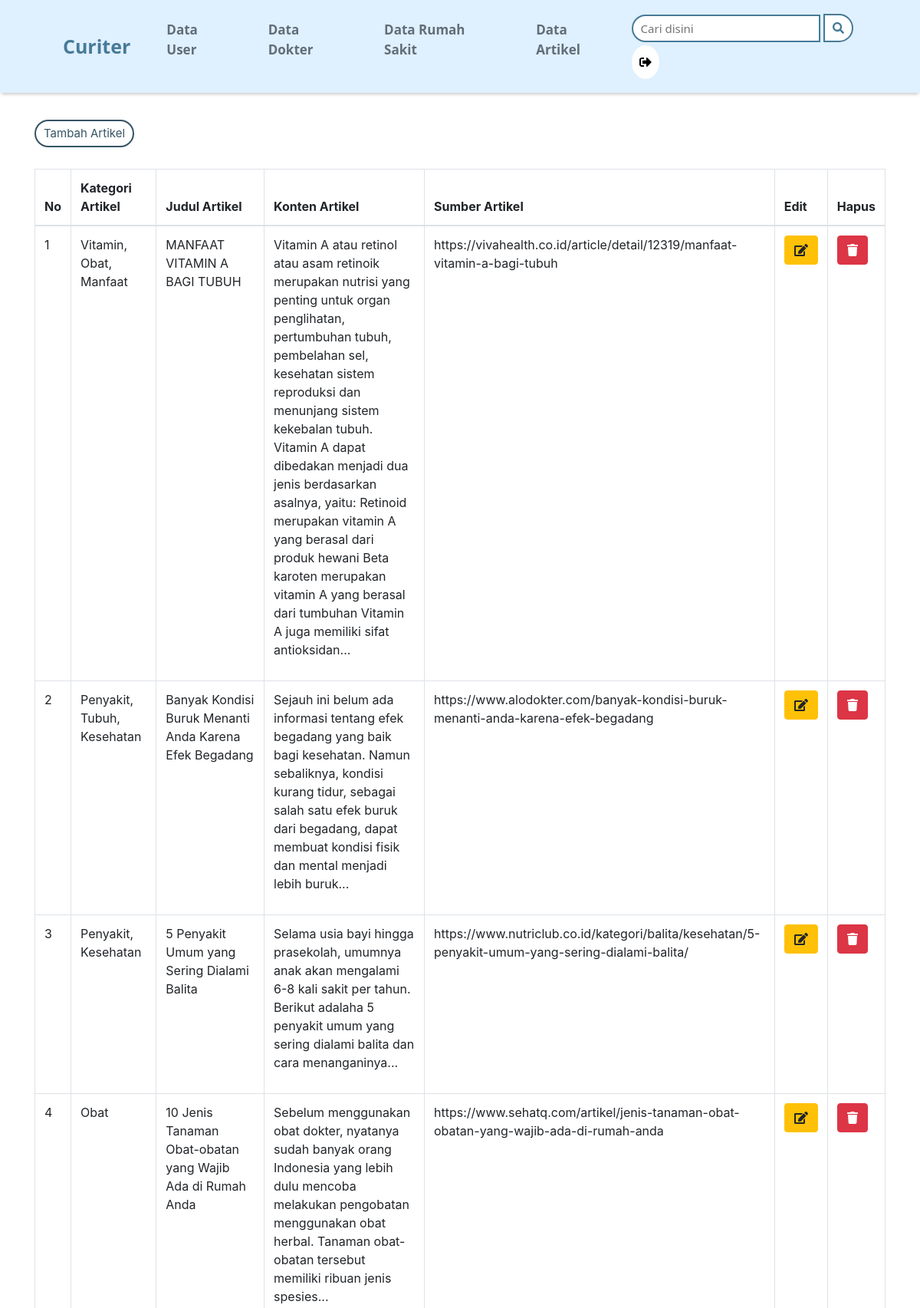
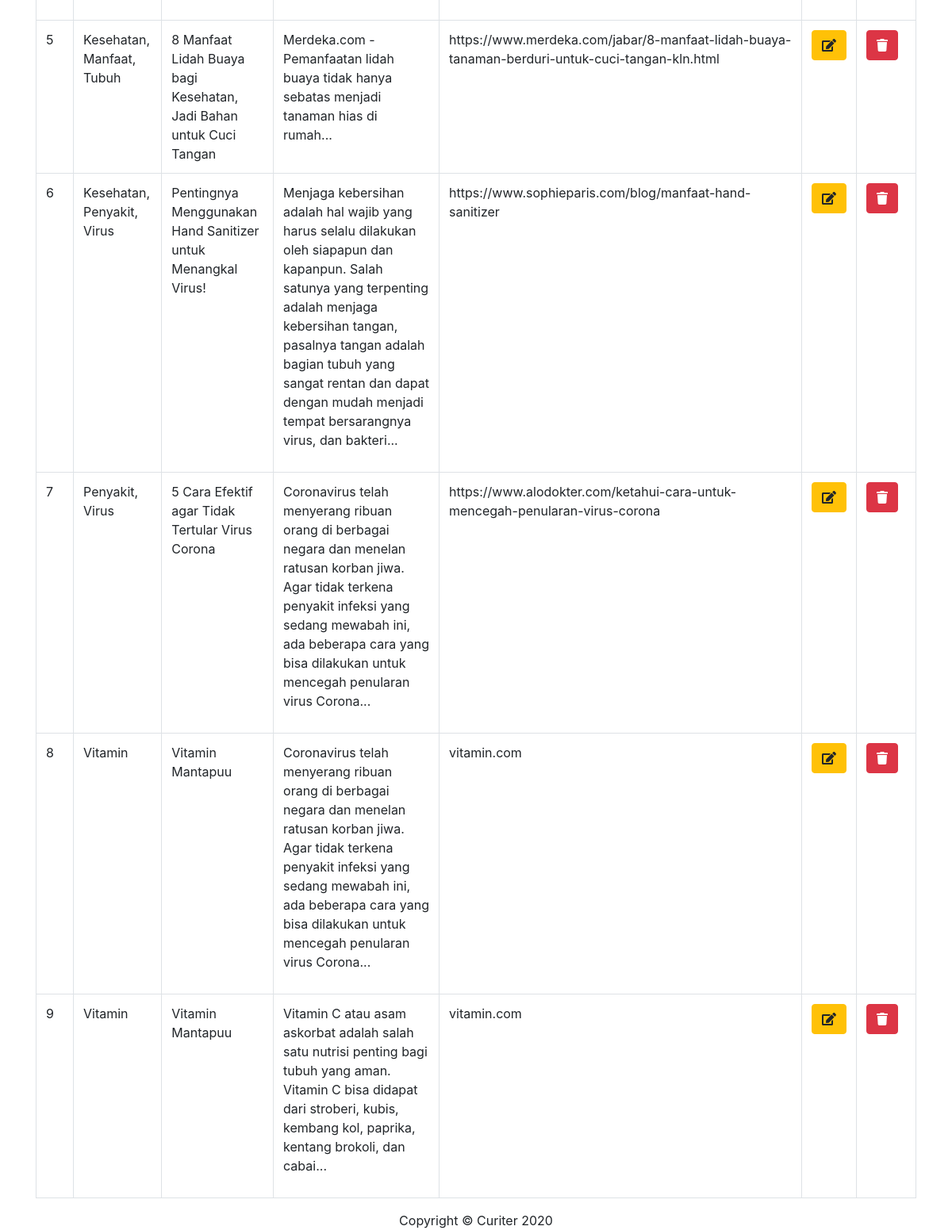
Screenshot of /index.php/admin/artikel with the database file from the repository (2 pictures, top to bottom).
### tables this page shows
CREATE TABLE `artikel` (
  `id_artikel` int(11) NOT NULL,
  `kategori_artikel` varchar(100) NOT NULL,
  `judul_artikel` varchar(100) NOT NULL,
  `konten_artikel` mediumtext NOT NULL,
  `sumber_artikel` varchar(200) NOT NULL,
  `gambar_artikel` varchar(120) NOT NULL
);

### application/controllers/admin/artikel.php (called while the page is built, shortened)
<?php
class Artikel extends CI_Controller
{
    public function __construct(){
		$this->load->model('admin/model_artikel');
		$this->load->library('upload');
    }
    public function index(){
		$data['title'] = 'Curiter | Data Artikel';
		$data['artikel'] = $this->model_artikel->get_artikel();
		$this->load->view('header_page_admin',$data);
		$this->load->view('admin/v_dataartikel',$data);
		$this->load->view('footer_page');
	}
}
?>

### index.php (called while the page is built, shortened)
<?php
require_once BASEPATH.'core/CodeIgniter.php';

### application/models/admin/model_artikel.php (called while the page is built, shortened)
<?php
class Model_artikel extends CI_Model
{
	public function get_artikel(){
		return $this->db->get('artikel')->result_array();
	}
}

### application/views/admin/v_dataartikel.php (the view, shortened to what this page needs)
<!DOCTYPE html>
<html lang="" dir="ltr">
<head>
  <link rel="stylesheet" href="<?php echo base_url('assets/css/bootstrap.min.css') ?>">
</head>
<body class="bodiadm">
  <div class="container">
    <div class="box">
      <h3>Data Artikel</h3>
      <br>
      <button type="button" class="button_tambah" data-toggle="modal" data-target="#tambah">Tambah Artikel</button>
      <br></br>
      <table class="table table-bordered" id="table">
        <thead>
          <tr>
            <th>No</th>
            <th>Kategori Artikel</th>
            <th>Judul Artikel</th>
            <th>Konten Artikel</th>
            <th>Sumber Artikel</th>
            <th>Edit</th>
            <th>Hapus</th>
          </tr>
        </thead>
        <tbody>
          <?php
          $no = 1;
          foreach ($artikel as $a) {
          ?>
            <tr>
              <form>
                <td><?= $no++; ?></td>
                <td><?php echo $a['kategori_artikel'] ?></td>
                <td><?php echo $a['judul_artikel']; ?></td>
                <td>
                  <?php
                  $split = explode('.', $a['konten_artikel'])
                  ?>
                  <p><?= $split[0] . "." . $split[1] . "..." ?></p>
                </td>
                <td><?php echo $a['sumber_artikel'] ?></td>
                <td><button type="button" class="btn btn-warning" data-toggle="modal" data-target="#edit<?= $a['id_artikel'] ?>"><i class="fas fa-edit"></i></button></td>
                <td><a href="<?= base_url(); ?>admin/artikel/hapus/<?= $a['id_artikel'] ?>/<?= $a['gambar_artikel'] ?>" type="button" class="btn btn-danger" onClick="return confirm('Apakah Anda Yakin?')"><i class="fas fa-trash text-white"></i></a></td>
              </form>
            </tr>
          <?php } ?>
        </tbody>
      </table>
    </div>
  </div>
</body>
</html>

### application/views/admin/v_dataartikel.php (style rules this page uses)
.bodiadm { margin-top: 90px; }
.button_tambah { background-color: #FFFFFF; color: #365465; border: 2px solid #365465; padding: 5px 10px; margin: 0px 0px 4px 0px; font-size: 15px; border-radius: 25px; }

### rows the page displays
artikel: kategori_artikel "Vitamin, Obat, Manfaat", judul_artikel "MANFAAT VITAMIN A BAGI TUBUH", konten_artikel "Vitamin A atau retinol atau asam retinoik merupakan nutrisi yang penting untuk organ penglihatan, pertumbuhan tubuh, pembelahan sel, kesehatan sistem reproduksi dan menunjang sistem kekebalan tubuh", konten_artikel "Vitamin A dapat dibedakan menjadi dua jenis berdasarkan asalnya, yaitu: Retinoid merupakan vitamin A yang berasal dari produk hewani Beta karoten merupakan vitamin A yang berasal dari tumbuhan Vitamin A juga memiliki sifat antioksidan", sumber_artikel "https://vivahealth.co.id/article/detail/12319/manfaat-vitamin-a-bagi-tubuh"
artikel: kategori_artikel "Penyakit, Tubuh, Kesehatan", judul_artikel "Banyak Kondisi Buruk Menanti Anda Karena Efek Begadang", split "Sejauh ini belum ada informasi tentang efek begadang yang baik bagi kesehatan", split "Namun sebaliknya, kondisi kurang tidur, sebagai salah satu efek buruk dari begadang, dapat membuat kondisi fisik dan mental menjadi lebih buruk", sumber_artikel "https://www.alodokter.com/banyak-kondisi-buruk-menanti-anda-karena-efek-begadang"
artikel: kategori_artikel "Penyakit, Kesehatan", judul_artikel "5 Penyakit Umum yang Sering Dialami Balita", konten_artikel "Selama usia bayi hingga prasekolah, umumnya anak akan mengalami 6-8 kali sakit per tahun", konten_artikel "Berikut adalaha 5 penyakit umum yang sering dialami balita dan cara menanganinya", sumber_artikel "https://www.nutriclub.co.id/kategori/balita/kesehatan/5-penyakit-umum-yang-sering-dialami-balita/"
artikel: kategori_artikel "Obat", judul_artikel "10 Jenis Tanaman Obat-obatan yang Wajib Ada di Rumah Anda", konten_artikel "Sebelum menggunakan obat dokter, nyatanya sudah banyak orang Indonesia yang lebih dulu mencoba melakukan pengobatan menggunakan obat herbal", konten_artikel "Tanaman obat-obatan tersebut memiliki ribuan jenis spesies", sumber_artikel "https://www.sehatq.com/artikel/jenis-tanaman-obat-obatan-yang-wajib-ada-di-rumah-anda"
artikel: kategori_artikel "Kesehatan, Manfaat, Tubuh", judul_artikel "8 Manfaat Lidah Buaya bagi Kesehatan, Jadi Bahan untuk Cuci Tangan", split "Merdeka", split "com - Pemanfaatan lidah buaya tidak hanya sebatas menjadi tanaman hias di rumah", sumber_artikel "https://www.merdeka.com/jabar/8-manfaat-lidah-buaya-tanaman-berduri-untuk-cuci-tangan-kln.html"
artikel: kategori_artikel "Kesehatan, Penyakit, Virus", judul_artikel "Pentingnya Menggunakan Hand Sanitizer untuk Menangkal Virus!", split "Menjaga kebersihan adalah hal wajib yang harus selalu dilakukan oleh siapapun dan kapanpun", split "Salah satunya yang terpenting adalah menjaga kebersihan tangan, pasalnya tangan adalah bagian tubuh yang sangat rentan dan dapat dengan mudah menjadi tempat bersarangnya virus, dan bakteri", sumber_artikel "https://www.sophieparis.com/blog/manfaat-hand-sanitizer"
artikel: kategori_artikel "Penyakit, Virus", judul_artikel "5 Cara Efektif agar Tidak Tertular Virus Corona", split "Coronavirus telah menyerang ribuan orang di berbagai negara dan menelan ratusan korban jiwa", split "Agar tidak terkena penyakit infeksi yang sedang mewabah ini, ada beberapa cara yang bisa dilakukan untuk mencegah penularan virus Corona", sumber_artikel "https://www.alodokter.com/ketahui-cara-untuk-mencegah-penularan-virus-corona"
artikel: kategori_artikel "Vitamin", judul_artikel "Vitamin Mantapuu", split "Coronavirus telah menyerang ribuan orang di berbagai negara dan menelan ratusan korban jiwa", split "Agar tidak terkena penyakit infeksi yang sedang mewabah ini, ada beberapa cara yang bisa dilakukan untuk mencegah penularan virus Corona", sumber_artikel "vitamin.com"
artikel: kategori_artikel "Vitamin", judul_artikel "Vitamin Mantapuu", konten_artikel "Vitamin C atau asam askorbat adalah salah satu nutrisi penting bagi tubuh yang aman", konten_artikel "Vitamin C bisa didapat dari stroberi, kubis, kembang kol, paprika, kentang brokoli, dan cabai", sumber_artikel "vitamin.com"
